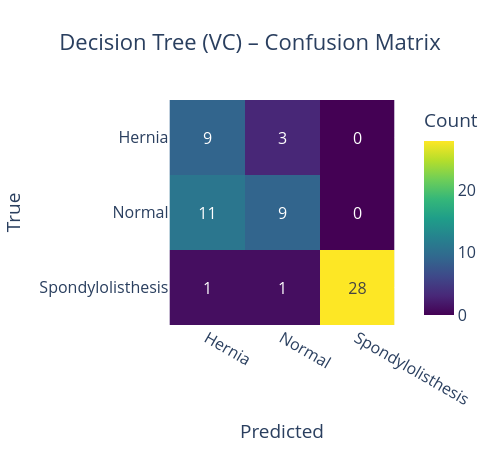
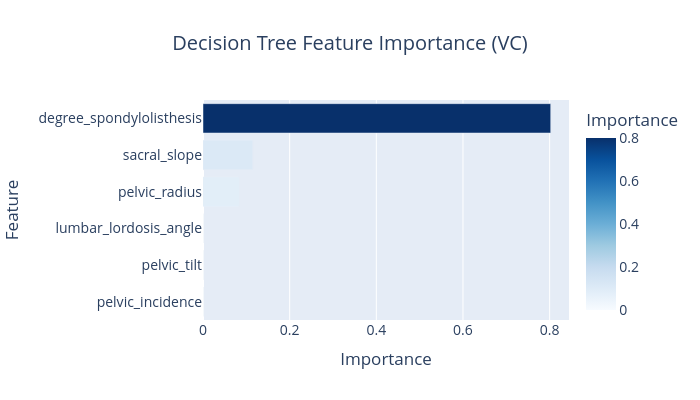

Notebook code cell kept with these figures, in order:
### Markdown cell above
## 1.1 Decision Tree (Baseline)

We start with a single decision tree with limited depth to establish a baseline.

### Code cell
# %% Decision Tree
dt_vc = DecisionTreeClassifier(max_depth=3, random_state=42)
dt_vc.fit(X_train_vc, y_train_vc)
acc_dt, f1_dt = evaluate_model(dt_vc, X_test_vc, y_test_vc, 'Decision Tree (VC)')

# Feature importance
importances_dt = dt_vc.feature_importances_
plot_feature_importance(importances_dt, X_vc.columns, 'Decision Tree Feature Importance (VC)')

# Static tree plot
plt.figure(figsize=(12, 8))
plot_tree(dt_vc, feature_names=X_vc.columns, class_names=y_vc.unique(), filled=True)
plt.title('Decision Tree (VC)')
plt.tight_layout()
plt.savefig('plots/tree_vc.png', dpi=300)
plt.show()

### Figure 1 — Plotly figure (JSON) as saved in the notebook; plotly's stock layout.template omitted (floating-point values rounded to 4 significant figures)
{"data": [{"coloraxis": "coloraxis", "hovertemplate": "Predicted: %{x}<br>True: %{y}<br>Count: %{z}<extra></extra>", "name": "0", "texttemplate": "%{z}", "type": "heatmap", "x": ["Hernia", "Normal", "Spondylolisthesis"], "xaxis": "x", "y": ["Hernia", "Normal", "Spondylolisthesis"], "yaxis": "y", "z": [[9, 3, 0], [11, 9, 0], [1, 1, 28]]}], "layout": {"coloraxis": {"autocolorscale": false, "colorbar": {"title": {"text": "Count"}}, "colorscale": [[0, "#440154"], [0.1111, "#482878"], [0.2222, "#3e4989"], [0.3333, "#31688e"], [0.4444, "#26828e"], [0.5556, "#1f9e89"], [0.6667, "#35b779"], [0.7778, "#6ece58"], [0.8889, "#b5de2b"], [1, "#fde725"]]}, "font": {"size": 16}, "height": 450, "title": {"text": "Decision Tree (VC) – Confusion Matrix", "x": 0.5}, "width": 500, "xaxis": {"anchor": "y", "constrain": "domain", "domain": [0, 1], "scaleanchor": "y", "title": {"text": "Predicted"}}, "yaxis": {"anchor": "x", "autorange": "reversed", "constrain": "domain", "domain": [0, 1], "title": {"text": "True"}}}}

### Figure 2 — Plotly figure (JSON) as saved in the notebook; plotly's stock layout.template omitted (floating-point values rounded to 4 significant figures)
{"data": [{"hovertemplate": "Importance=%{marker.color}<br>Feature=%{y}<extra></extra>", "legendgroup": "", "marker": {"color": [0.0, 0.0, 0.0, 0.08288, 0.1147, 0.8024], "coloraxis": "coloraxis", "pattern": {"shape": ""}}, "name": "", "orientation": "h", "showlegend": false, "textposition": "auto", "type": "bar", "x": [0.0, 0.0, 0.0, 0.08288, 0.1147, 0.8024], "xaxis": "x", "y": ["pelvic_incidence", "pelvic_tilt", "lumbar_lordosis_angle", "pelvic_radius", "sacral_slope", "degree_spondylolisthesis"], "yaxis": "y"}], "layout": {"barmode": "relative", "coloraxis": {"autocolorscale": false, "colorbar": {"title": {"text": "Importance"}}, "colorscale": [[0, "rgb(247,251,255)"], [0.125, "rgb(222,235,247)"], [0.25, "rgb(198,219,239)"], [0.375, "rgb(158,202,225)"], [0.5, "rgb(107,174,214)"], [0.625, "rgb(66,146,198)"], [0.75, "rgb(33,113,181)"], [0.875, "rgb(8,81,156)"], [1, "rgb(8,48,107)"]]}, "font": {"size": 14}, "height": 400, "legend": {"tracegroupgap": 0}, "title": {"text": "Decision Tree Feature Importance (VC)", "x": 0.5}, "width": 700, "xaxis": {"anchor": "y", "domain": [0, 1], "title": {"text": "Importance"}}, "yaxis": {"anchor": "x", "domain": [0, 1], "title": {"text": "Feature"}}}}
